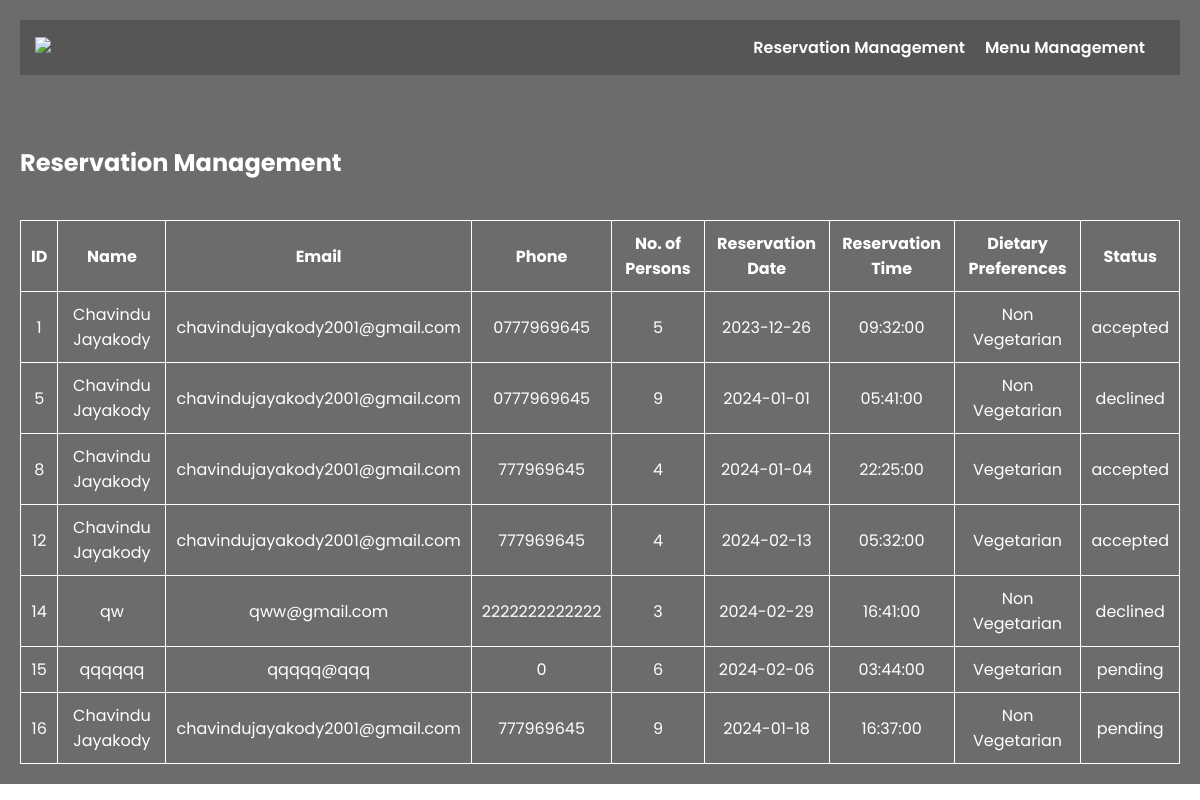
Page /staff.php on the committed database.
### tables this page shows
CREATE TABLE `reservations` (
  `id` int(11) NOT NULL,
  `name` varchar(255) NOT NULL,
  `email` varchar(255) NOT NULL,
  `phone` varchar(15) DEFAULT NULL,
  `no_of_persons` varchar(50) DEFAULT NULL,
  `reservation_date` date DEFAULT NULL,
  `reservation_time` time DEFAULT NULL,
  `dietary_preferences` varchar(255) DEFAULT NULL,
  `status` varchar(255) DEFAULT 'pending'
);

### staff.php (the view, shortened to what this page needs)
<?php
include('dbconnection.php');
$userRole = 'staff';
$sql = "SELECT * FROM reservations";
$result = $conn->query($sql);
?>
<!DOCTYPE html>
<html lang="en">
<head>
    <link rel="stylesheet" href="admin.css">
    <link rel="stylesheet" href="https://unpkg.com/boxicons@latest/css/boxicons.min.css">
    <link rel="stylesheet" href="https://cdnjs.cloudflare.com/ajax/libs/font-awesome/6.0.0/css/all.min.css" />
</head>
<body>
<section>
    <header>
        <a href="#" class="logo">
            <img src="Images/logo (1).png">
        </a>
        <ul class="navlist">
            <li><a href="#" class="active">Reservation Management</a></li>
            <li><a href="menuManagement.php">Menu Management</a></li>
        </ul>
    </header>
</section>
<section>
    <h2>Reservation Management</h2>
    <table id="reservationTable">
        <thead>
            <tr>
                <th>ID</th>
                <th>Name</th>
                <th>Email</th>
                <th>Phone</th>
                <th>No. of Persons</th>
                <th>Reservation Date</th>
                <th>Reservation Time</th>
                <th>Dietary Preferences</th>
                <?php if ($userRole === 'staff') : ?>
                    <th>Status</th>
                <?php else : ?>
                    <th>Action</th>
                <?php endif; ?>
            </tr>
        </thead>
        <tbody>
            <?php
            if ($result->num_rows > 0) {
                while ($row = $result->fetch_assoc()) {
                    echo "<tr id='row_" . $row['id'] . "'>";
                    echo "<td>" . $row['id'] . "</td>";
                    echo "<td>" . $row['name'] . "</td>";
                    echo "<td>" . $row['email'] . "</td>";
                    echo "<td>" . $row['phone'] . "</td>";
                    echo "<td>" . $row['no_of_persons'] . "</td>";
                    echo "<td>" . $row['reservation_date'] . "</td>";
                    echo "<td>" . $row['reservation_time'] . "</td>";
                    echo "<td>" . $row['dietary_preferences'] . "</td>";
                    if ($userRole === 'staff') {
                        echo "<td id='status_" . $row['id'] . "'>" . $row['status'] . "</td>";
                    } else {
                        echo "<td><button onclick='acceptReservation(" . $row['id'] . ")'>Accept</button> <button onclick='declineReservation(" . $row['id'] . ")'>Decline</button></td>";
                    }
                    echo "</tr>";
                }
            } else {
                echo "<tr><td colspan='9'>No reservations found</td></tr>";
            }
            ?>
        </tbody>
    </table>
</section>
</body>
</html>

### admin.css (style rules this page uses)
body, h1, h2, h3, p, ul, li, table { margin: 0; padding: 0; }
body { background-image: url(Images/banner.jpg); font-family: 'Poppins', sans-serif; color: white; }
section { background: rgba(0, 0, 0, 0.575); padding: 20px; }
header { background-color: rgba(0, 0, 0, 0.2); padding: 15px; display: flex; justify-content: space-between; align-items: center; }
.logo img { max-width: 100%; height: auto; }
.navlist { list-style: none; display: flex; }
.navlist li { margin-right: 20px; }
.navlist a { text-decoration: none; color: white; font-weight: 600; }
.navlist a.active { color: var(#ff9f0d); }
h2 { color: white; margin-top: 30px; }
table { width: 100%; border-collapse: collapse; margin-top: 40px; align-items: center; }
th, td { border: 1px solid white; padding: 10px; text-align: center; }
a { color: white; text-decoration: none; }

### rows in the picture
reservations: id "1", name "Chavindu Jayakody", email "chavindujayakody2001@gmail.com", phone "0777969645", no_of_persons "5", reservation_date "2023-12-26", reservation_time "09:32:00", dietary_preferences "Non Vegetarian", status "accepted"
reservations: id "5", name "Chavindu Jayakody", email "chavindujayakody2001@gmail.com", phone "0777969645", no_of_persons "9", reservation_date "2024-01-01", reservation_time "05:41:00", dietary_preferences "Non Vegetarian", status "declined"
reservations: id "8", name "Chavindu Jayakody", email "chavindujayakody2001@gmail.com", phone "777969645", no_of_persons "4", reservation_date "2024-01-04", reservation_time "22:25:00", dietary_preferences "Vegetarian", status "accepted"
reservations: id "12", name "Chavindu Jayakody", email "chavindujayakody2001@gmail.com", phone "777969645", no_of_persons "4", reservation_date "2024-02-13", reservation_time "05:32:00", dietary_preferences "Vegetarian", status "accepted"
reservations: id "14", name "qw", email "qww@gmail.com", phone "2222222222222", no_of_persons "3", reservation_date "2024-02-29", reservation_time "16:41:00", dietary_preferences "Non Vegetarian", status "declined"
reservations: id "15", name "qqqqqq", email "qqqqq@qqq", phone "0", no_of_persons "6", reservation_date "2024-02-06", reservation_time "03:44:00", dietary_preferences "Vegetarian", status "pending"
reservations: id "16", name "Chavindu Jayakody", email "chavindujayakody2001@gmail.com", phone "777969645", no_of_persons "9", reservation_date "2024-01-18", reservation_time "16:37:00", dietary_preferences "Non Vegetarian", status "pending"
